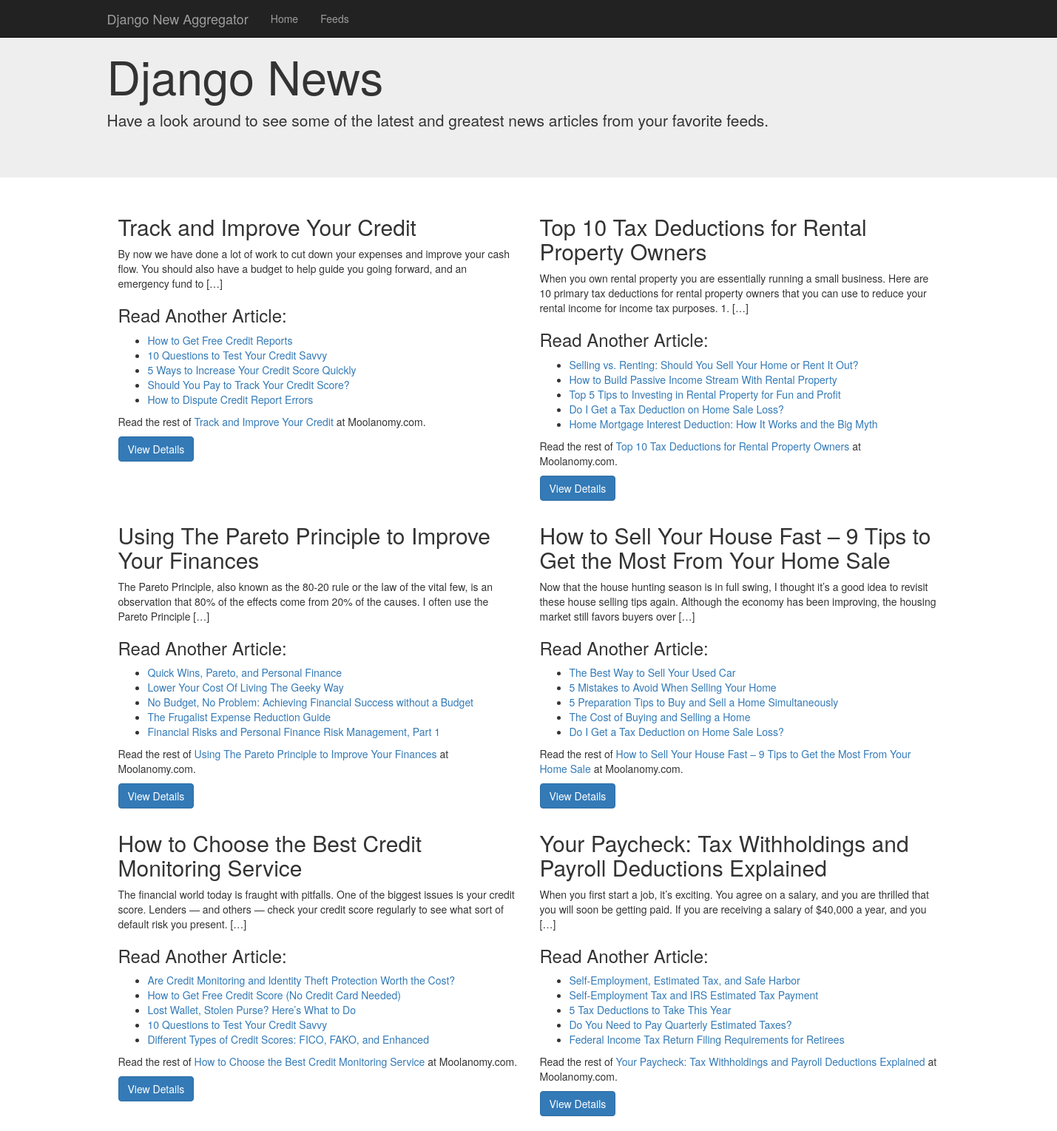
Page /news/ (upper part) on the committed database.
### news/models.py (models this page shows, shortened)
class Article(models.Model):
    feed = models.ForeignKey(Feed)
    title = models.CharField(max_length=200)
    url = models.URLField()
    description = models.TextField()
    publication_date = models.DateTimeField()

### news/views.py (the view)
def articles_list(request):
    articles = Article.objects.all()
    rows = [articles[x:x+1] for x in range(0, len(articles), 1)]
    return render(request, 'news/articles_list.html', {'rows': rows})

### news/templates/news/articles_list.html
{% extends 'news/base.html' %}
{% block content %}
<div class="jumbotron">
  <div class="container">
    <h1>Django News</h1>
    <p>Have a look around to see some of the latest and greatest news articles from your favorite feeds.</p>
  </div>
</div>
<div class="container">
  {% for row in rows %}
  <div class="col-md-6">
    {% for entry in row %}
    <h2>{{entry.title}}</h2>
    <p>{{entry.description | safe}}</p>
    <p><a href="{{entry.url}}" target="_blank" class="btn btn-primary">View Details</a></p>
    {% endfor %}
  </div>
  {% endfor %}
  <footer>
    <p>&copy; 2015 Django News Aggregator</p>
  </footer>
</div>
{% endblock %}

### rows in the picture
Article: title "Track and Improve Your Credit", description "By now we have done a lot of work to cut down your expenses and improve your cash flow. You should also have a budget to help guide you going forward, and an emergency fund to […] Read Another Article: How to Get Free Credit Reports 10 Questions to Test Your Credit Savvy 5 Ways to Increase Your Credit Score Quickly Should You Pay to Track Your Credit Score? How to Dispute Credit Report Errors Read the rest of Track and Improve Your Credit at Moolanomy.com."
Article: title "Top 10 Tax Deductions for Rental Property Owners", description "When you own rental property you are essentially running a small business. Here are 10 primary tax deductions for rental property owners that you can use to reduce your rental income for income tax purposes. 1. […] Read Another Article: Selling vs. Renting: Should You Sell Your Home or Rent It Out? How to Build Passive Income Stream With Rental Property Top 5 Tips to Investing in Rental Property for Fun and Profit Do I Get a Tax Deduction on Home Sale Loss? Home Mortgage Interest Deduction: How It Works and the Big Myth Read the rest of Top 10 Tax Deductions for Rental Property Owners at Moolanomy.com."
Article: title "Using The Pareto Principle to Improve Your Finances", description "The Pareto Principle, also known as the 80-20 rule or the law of the vital few, is an observation that 80% of the effects come from 20% of the causes. I often use the Pareto Principle […] Read Another Article: Quick Wins, Pareto, and Personal Finance Lower Your Cost Of Living The Geeky Way No Budget, No Problem: Achieving Financial Success without a Budget The Frugalist Expense Reduction Guide Financial Risks and Personal Finance Risk Management, Part 1 Read the rest of Using The Pareto Principle to Improve Your Finances at Moolanomy.com."
Article: title "How to Sell Your House Fast – 9 Tips to Get the Most From Your Home Sale", description "Now that the house hunting season is in full swing, I thought it’s a good idea to revisit these house selling tips again. Although the economy has been improving, the housing market still favors buyers over […] Read Another Article: The Best Way to Sell Your Used Car 5 Mistakes to Avoid When Selling Your Home 5 Preparation Tips to Buy and Sell a Home Simultaneously The Cost of Buying and Selling a Home Do I Get a Tax Deduction on Home Sale Loss? Read the rest of How to Sell Your House Fast – 9 Tips to Get the Most From Your Home Sale at Moolanomy.com."
Article: title "How to Choose the Best Credit Monitoring Service", description "The financial world today is fraught with pitfalls. One of the biggest issues is your credit score. Lenders — and others — check your credit score regularly to see what sort of default risk you present. […] Read Another Article: Are Credit Monitoring and Identity Theft Protection Worth the Cost? How to Get Free Credit Score (No Credit Card Needed) Lost Wallet, Stolen Purse? Here’s What to Do 10 Questions to Test Your Credit Savvy Different Types of Credit Scores: FICO, FAKO, and Enhanced Read the rest of How to Choose the Best Credit Monitoring Service at Moolanomy.com."
Article: title "Your Paycheck: Tax Withholdings and Payroll Deductions Explained", description "When you first start a job, it’s exciting. You agree on a salary, and you are thrilled that you will soon be getting paid. If you are receiving a salary of $40,000 a year, and you […] Read Another Article: Self-Employment, Estimated Tax, and Safe Harbor Self-Employment Tax and IRS Estimated Tax Payment 5 Tax Deductions to Take This Year Do You Need to Pay Quarterly Estimated Taxes? Federal Income Tax Return Filing Requirements for Retirees Read the rest of Your Paycheck: Tax Withholdings and Payroll Deductions Explained at Moolanomy.com."
